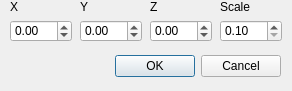
<?xml version="1.0" encoding="UTF-8"?>
<ui version="4.0">
 <class>EditSphereDialog</class>
 <widget class="QDialog" name="EditSphereDialog">
  <property name="geometry">
   <rect>
    <x>0</x>
    <y>0</y>
    <width>292</width>
    <height>91</height>
   </rect>
  </property>
  <property name="sizePolicy">
   <sizepolicy hsizetype="Fixed" vsizetype="Fixed">
    <horstretch>0</horstretch>
    <verstretch>0</verstretch>
   </sizepolicy>
  </property>
  <property name="windowTitle">
   <string>Edit sphere</string>
  </property>
  <property name="modal">
   <bool>true</bool>
  </property>
  <widget class="QDialogButtonBox" name="buttonBox">
   <property name="geometry">
    <rect>
     <x>10</x>
     <y>50</y>
     <width>271</width>
     <height>32</height>
    </rect>
   </property>
   <property name="orientation">
    <enum>Qt::Horizontal</enum>
   </property>
   <property name="standardButtons">
    <set>QDialogButtonBox::Cancel|QDialogButtonBox::Ok</set>
   </property>
  </widget>
  <widget class="QLabel" name="LabelX">
   <property name="geometry">
    <rect>
     <x>10</x>
     <y>0</y>
     <width>47</width>
     <height>13</height>
    </rect>
   </property>
   <property name="text">
    <string>X</string>
   </property>
  </widget>
  <widget class="QDoubleSpinBox" name="ValueX">
   <property name="geometry">
    <rect>
     <x>10</x>
     <y>20</y>
     <width>62</width>
     <height>22</height>
    </rect>
   </property>
   <property name="minimum">
    <double>-100.000000000000000</double>
   </property>
   <property name="maximum">
    <double>100.000000000000000</double>
   </property>
  </widget>
  <widget class="QDoubleSpinBox" name="ValueY">
   <property name="geometry">
    <rect>
     <x>80</x>
     <y>20</y>
     <width>62</width>
     <height>22</height>
    </rect>
   </property>
   <property name="minimum">
    <double>-100.000000000000000</double>
   </property>
   <property name="maximum">
    <double>100.000000000000000</double>
   </property>
  </widget>
  <widget class="QLabel" name="LabelY">
   <property name="geometry">
    <rect>
     <x>80</x>
     <y>0</y>
     <width>47</width>
     <height>13</height>
    </rect>
   </property>
   <property name="text">
    <string>Y</string>
   </property>
  </widget>
  <widget class="QDoubleSpinBox" name="ValueZ">
   <property name="geometry">
    <rect>
     <x>150</x>
     <y>20</y>
     <width>62</width>
     <height>22</height>
    </rect>
   </property>
   <property name="minimum">
    <double>-100.000000000000000</double>
   </property>
   <property name="maximum">
    <double>100.000000000000000</double>
   </property>
  </widget>
  <widget class="QLabel" name="LabelZ">
   <property name="geometry">
    <rect>
     <x>150</x>
     <y>0</y>
     <width>47</width>
     <height>13</height>
    </rect>
   </property>
   <property name="text">
    <string>Z</string>
   </property>
  </widget>
  <widget class="QDoubleSpinBox" name="ValueScale">
   <property name="geometry">
    <rect>
     <x>220</x>
     <y>20</y>
     <width>62</width>
     <height>22</height>
    </rect>
   </property>
   <property name="minimum">
    <double>0.100000000000000</double>
   </property>
   <property name="maximum">
    <double>100.000000000000000</double>
   </property>
  </widget>
  <widget class="QLabel" name="LabelScale">
   <property name="geometry">
    <rect>
     <x>220</x>
     <y>0</y>
     <width>47</width>
     <height>13</height>
    </rect>
   </property>
   <property name="text">
    <string>Scale</string>
   </property>
  </widget>
 </widget>
 <resources/>
 <connections>
  <connection>
   <sender>buttonBox</sender>
   <signal>accepted()</signal>
   <receiver>EditSphereDialog</receiver>
   <slot>accept()</slot>
   <hints>
    <hint type="sourcelabel">
     <x>248</x>
     <y>254</y>
    </hint>
    <hint type="destinationlabel">
     <x>157</x>
     <y>274</y>
    </hint>
   </hints>
  </connection>
  <connection>
   <sender>buttonBox</sender>
   <signal>rejected()</signal>
   <receiver>EditSphereDialog</receiver>
   <slot>reject()</slot>
   <hints>
    <hint type="sourcelabel">
     <x>316</x>
     <y>260</y>
    </hint>
    <hint type="destinationlabel">
     <x>286</x>
     <y>274</y>
    </hint>
   </hints>
  </connection>
 </connections>
</ui>
